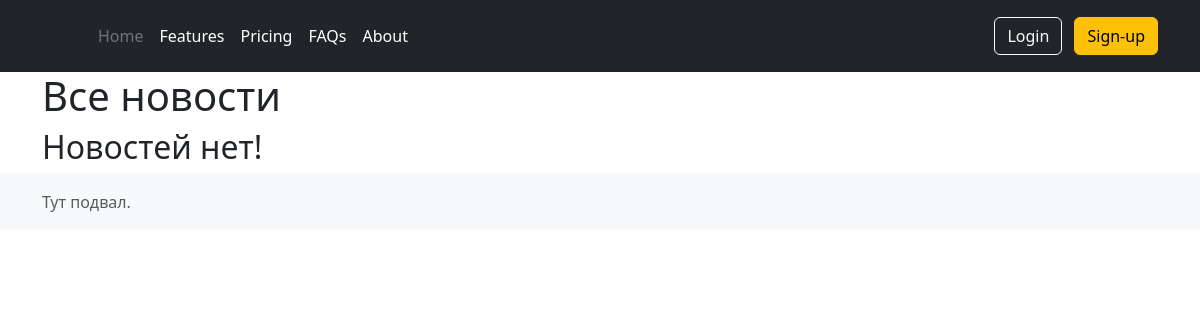
Before: /allnews/ with the older database file.
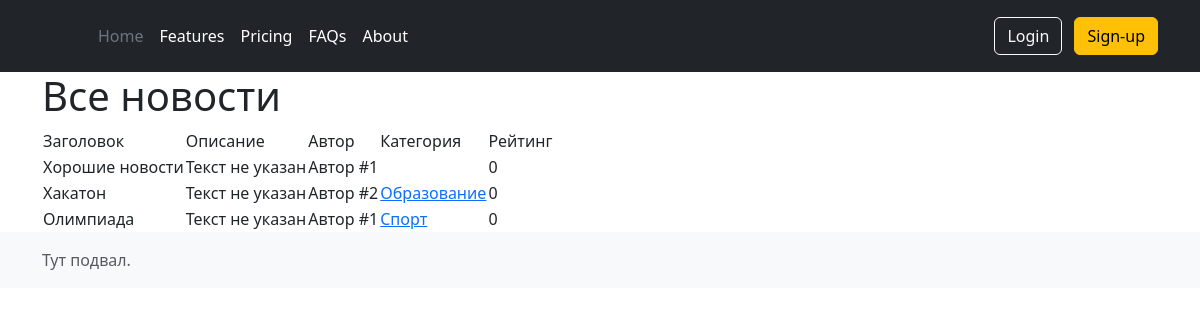
After: the same page with the newer database file.
### news/models.py (models this page shows, shortened)
class Post(models.Model):
    author = models.ForeignKey(Author, on_delete = models.CASCADE)
    article = 'AR'
    news = 'NE'
    TYPE = [
        (article, 'Статья'),
        (news, 'Новость')
        ]
    art_or_news = models.CharField(max_length= 20, default = article)
    time_in = models.DateTimeField(auto_now_add = True)
    category = models.ManyToManyField(Category, through = 'PostCategory')
    title = models.CharField(max_length= 255)
    text = models.TextField(default = "Текст не указан")
    post_rating = models.IntegerField(default = 0)

class Author(models.Model):
    user = models.ForeignKey(User, on_delete = models.CASCADE)
    user_rating = models.IntegerField(default=0)
    def __str__(self):
      return f'Автор #{self.pk}'

class Category(models.Model):
    sport = 'SP'
    politics = 'PO'
    education = 'ED'
    leisure = 'LE'
    THEMES = [
          (sport, 'Спорт'),
          (politics, 'Политика'),
          (education, 'Образование'),
          (leisure, 'Досуг')
        ]
    category = models.CharField(max_length = 2, choices=THEMES, unique=True)
    def __str__(self):
      return self.get_category_display()

### news/views.py (the view)
# urls.py: path('', PostsList.as_view()),
class PostsList(ListView):
    model = Post
    template_name = 'news/allnews.html'
    context_object_name = 'allNews'
    queryset = Post.objects.order_by('-id')

### news/templates/news/allnews.html (shortened to what this page needs)
{% extends 'layout/base.html' %}
{% block content %}
  <h1>Все новости</h1>
  {% if allNews %}
    <table>
      <tr>
        <td>
          Заголовок
        </td>
        <td>
          Описание
        </td>
        <td>
          Автор
        </td>
        <td>
          Категория
        </td>
        <td>
          Рейтинг
        </td>
      </tr>
    {% for news in allNews %}
      <tr>
        <td>
          {{ news.title }}
        </td>
        <td>
          {{ news.text }}
        </td>
        <td>
          {{ news.author }}
        </td>
        <td>
          {% for category in news.category.all %}
          <a href="">{{category}}</a>
          {% endfor %}
        </td>
        <td>
          {{ news.post_rating }}
        </td>
      </tr>
    {% endfor%}
    </table>
  {% else %}
    <h2>Новостей нет!</h2>
  {% endif %}
{% endblock content %}

### templates/layout/base.html (shortened to what this page needs)
<!DOCTYPE html>
<html lang="en">
<head>
<link href="https://cdn.jsdelivr.net/npm/bootstrap@5.3.0/dist/css/bootstrap.min.css" rel="stylesheet">
<link rel="stylesheet" href="../../static/css/style.css">
</head>
<body>
{% include './parts/header.html' %}
<div class="container">
 {% block content %}
 {% endblock content %}
</div>
{% include './parts/footer.html' %}
</body>
</html>

### templates/layout/parts/header.html
<header class="p-3 text-bg-dark">
  <div class="container">
    <div class="d-flex flex-wrap align-items-center justify-content-center justify-content-lg-start">
      <a href="/" class="d-flex align-items-center mb-2 mb-lg-0 text-white text-decoration-none">
        <svg class="bi me-2" width="40" height="32" role="img" aria-label="Bootstrap"><use xlink:href="#bootstrap"/></svg>
      </a>
      <ul class="nav col-12 col-lg-auto me-lg-auto mb-2 justify-content-center mb-md-0">
        <li><a href="#" class="nav-link px-2 text-secondary">Home</a></li>
        <li><a href="#" class="nav-link px-2 text-white">Features</a></li>
        <li><a href="#" class="nav-link px-2 text-white">Pricing</a></li>
        <li><a href="#" class="nav-link px-2 text-white">FAQs</a></li>
        <li><a href="#" class="nav-link px-2 text-white">About</a></li>
      </ul>
      <div class="text-end">
        <button type="button" class="btn btn-outline-light me-2">Login</button>
        <button type="button" class="btn btn-warning">Sign-up</button>
      </div>
    </div>
  </div>
 </header>

### templates/layout/parts/footer.html
<footer class="footer mt-auto py-3 bg-light">
  <div class="container">
    <span class="text-muted">Тут подвал.</span>
  </div>
 </footer>

Changed rows visible on the page:
added Post: title "Хорошие новости", text "Текст не указан", author "Автор #1", post_rating "0"
added Post: title "Хакатон", text "Текст не указан", author "Автор #2", post_rating "0"
added Category: category "Образование", shown under "Хакатон"
added Post: title "Олимпиада", text "Текст не указан", author "Автор #1", post_rating "0"
added Category: category "Спорт", shown under "Олимпиада"
Other visible differences:
text no longer shown: "Новостей нет!"
text now shown: "Заголовок Описание Автор Категория Рейтинг"
